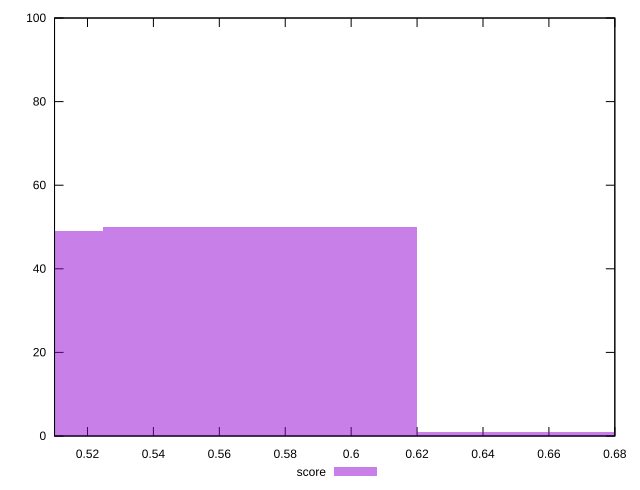

This chart was generated by the following gnuplot code:
reset

$score <<EOF
0.4769948721873024 49
0.5723938466247629 50
0.6677928210622234 1
EOF

set key outside below
set boxwidth 0.09539897443746048
set xrange [0.51:0.68]
set yrange [0:100]
set trange [0:100]
set style fill transparent solid 0.5 noborder
set terminal svg size 640, 490 enhanced background rgb 'white'
set output "reports/report_00030_2021-02-24T20-42-31.540Z/uses-http2/samples/music/score/histogram.svg"

plot $score title "score" with boxes

reset
